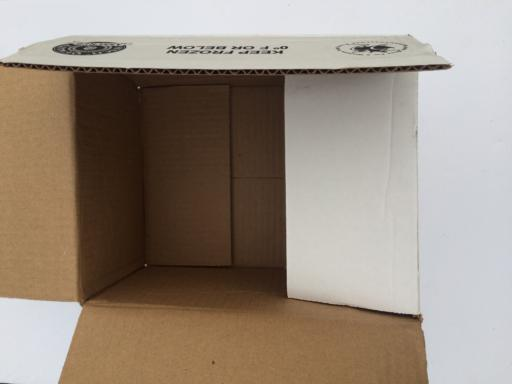
#> input picture recycling-data/cardboard180.jpg, 512 x 384 px; its folder holds 4 pictures in this run
$ jupyter execute --allow-errors downsize-images.ipynb   (shell and % lines are left out)
#> lines starting #> are read from the running program, lines starting #| are printed output that depends on the picture
# Our Awesome Machine Learning Recycling Bot

[cell 1]
# Imports
import matplotlib.pyplot as plt # math plotting library
import numpy as np
from os import listdir
import os
import random
from PIL import Image
import cv2  # openCV, computer vision library
from sklearn import svm  # our machine learning algorithm
from sklearn.metrics import accuracy_score

[cell 2]
directory_path = '/Users/computerscience/Desktop/recycling-bot/'
donwsize_folder_path = directory_path + 'downsized_data/'

[cell 3]
if not os.path.isdir(donwsize_folder_path):
    os.mkdir(donwsize_folder_path)

[cell 4]
# scale images down
scale_percent = 20 # percent of original size
for filename in listdir('recycling-data'):
    img_data = cv2.imread('recycling-data/' + filename, cv2.IMREAD_UNCHANGED)
#> img_data is the input picture: shape (384, 512, 3); mean B, G, R 127.8, 140.3, 153
    original_img_size = img_data.shape
#> original_img_size = (384, 512, 3)
    width = int(img_data.shape[1] * scale_percent / 100)
#> width = 102
    height = int(img_data.shape[0] * scale_percent / 100)
#> height = 76
    resize_img = (width, height)
#> resize_img = (102, 76)
    print("original image size: " + str(original_img_size))
#| original image size: (384, 512, 3)
    print("final image size: " + str(resize_img[::-1]))
#| final image size: (76, 102)
    break

[cell 5]
# Resize our images and turn them to grayscale
loaded_images = list()
original_images = list()

for filename in listdir('recycling-data'):
        img_data = cv2.imread('recycling-data/' + filename, cv2.IMREAD_UNCHANGED)
        resized_img = cv2.resize(img_data, resize_img, interpolation = cv2.INTER_AREA)
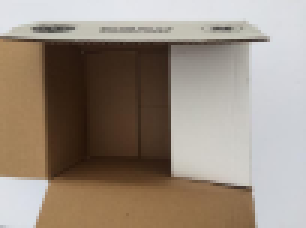
#> resized_img: shape (76, 102, 3) (shown 3 times larger); mean B, G, R 127.8, 140.3, 153
        im = Image.fromarray(resized_img)
        im.save(donwsize_folder_path + filename)
